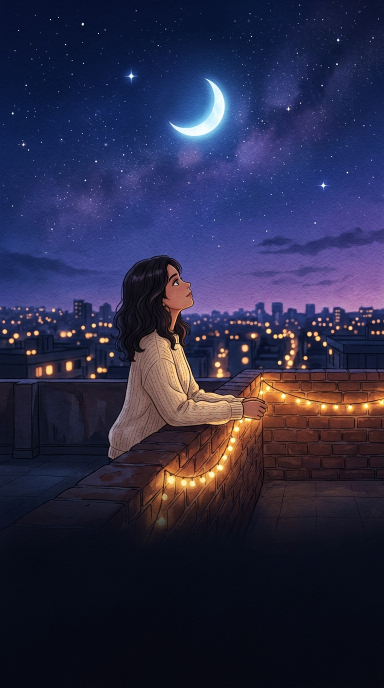
#> input picture projects/series-romantic-animations/08-samjho-na-proper-animation/assets/scene_base.jpg, 768 x 1376 px, found by its file name (shown at 1/2 size)
$ python render_living_scene.py
#> lines starting #> are read from the running program, lines starting #| are printed output that depends on the picture; after the words box and inside, x2 and y2 are one past the last pixel; in counts of white or black regions, pixels touching at a corner belong together
#!/usr/bin/env python3
"""
Living 2D Animation Engine for "Samjho Na" by Aditya Rikhari.
Features:
- Character breathing cycle (torso/shoulder harmonic expansion)
- Realistic multi-frame eye blinking (3.5s interval, 5-frame interpolation)
- Wind-reactive hair physics (spring sine oscillator)
- Twinkling starfield (60+ stars with randomized frequencies)
- Ambient city bokeh shimmer
- Incandescent fairy light bloom pulsation
- Glowing shooting star stardust streaks
- 40+ floating glowing fireflies / ember particles with curl turbulence
- Cinematic handheld camera micro-drift with 3D parallax
- Synchronized ASS subtitles in Instagram Reels safe zone
"""

import math
import random
import subprocess
import sys
from pathlib import Path
import cv2
import numpy as np
from PIL import Image, ImageDraw, ImageFilter

PROJECT_DIR = Path("projects/series-romantic-animations/08-samjho-na-proper-animation")
AUDIO_FILE = PROJECT_DIR / "audio" / "samjho_na_clip.wav"
OUT_DIR = PROJECT_DIR / "output"
OUT_DIR.mkdir(parents=True, exist_ok=True)
FINAL_MP4 = OUT_DIR / "film_samjho_na_animation.mp4"
BASE_IMAGE = PROJECT_DIR / "assets" / "scene_base.jpg"

WIDTH, HEIGHT = 1080, 1920
FPS = 30
DURATION = 20.50
TOTAL_FRAMES = int(DURATION * FPS)

print(f"🎬 Initializing Living 2D Animation Engine: {TOTAL_FRAMES} frames @ {FPS} fps ({DURATION}s)...")

# 1. Load and upscale base image to 1080x1920 canvas
raw_img = Image.open(BASE_IMAGE).convert("RGBA")
# Scale to fill 1080x1920
scale = max(WIDTH / raw_img.width, HEIGHT / raw_img.height)
#> scale = 1.41
nw, nh = int(raw_img.width * scale), int(raw_img.height * scale)
#> nw = 1080; nh = 1935
base_canvas = raw_img.resize((nw, nh), Image.Resampling.LANCZOS)
# Center crop to 1080x1920
cx = (nw - WIDTH) // 2
#> cx = 0
cy = (nh - HEIGHT) // 2
#> cy = 7
base_canvas = base_canvas.crop((cx, cy, cx + WIDTH, cy + HEIGHT))
#> base_canvas: PIL image 1080x1920 RGBA
base_arr = np.array(base_canvas)

print("🖼️ Base canvas prepared: 1080x1920 Full HD.")

# Map coordinates from original (768x1376) to 1080x1920 canvas
# Scale factor is scale
def orig_to_canvas(ox, oy):
    return int(ox * scale - cx), int(oy * scale - cy)

eye_cx, eye_cy = orig_to_canvas(348, 562)
#> eye_cx = 489; eye_cy = 783
eye_r = int(22 * scale)
#> eye_r = 30
print(f"👁️ Eye center mapped to canvas: ({eye_cx}, {eye_cy}), radius: {eye_r}")
#| 👁️ Eye center mapped to canvas: (489, 783), radius: 30

# Character bounding box in canvas coordinates
char_x1, char_y1 = orig_to_canvas(220, 480)
#> char_x1 = 309; char_y1 = 668
char_x2, char_y2 = orig_to_canvas(560, 1100)
#> char_x2 = 787; char_y2 = 1539
char_x1 = max(0, char_x1)
char_y1 = max(0, char_y1)

# Precompute stars in sky (y < 650)
print("✨ Detecting sky star coordinates for procedural twinkling...")
sky_gray = cv2.cvtColor(base_arr[:700, :], cv2.COLOR_RGBA2GRAY)
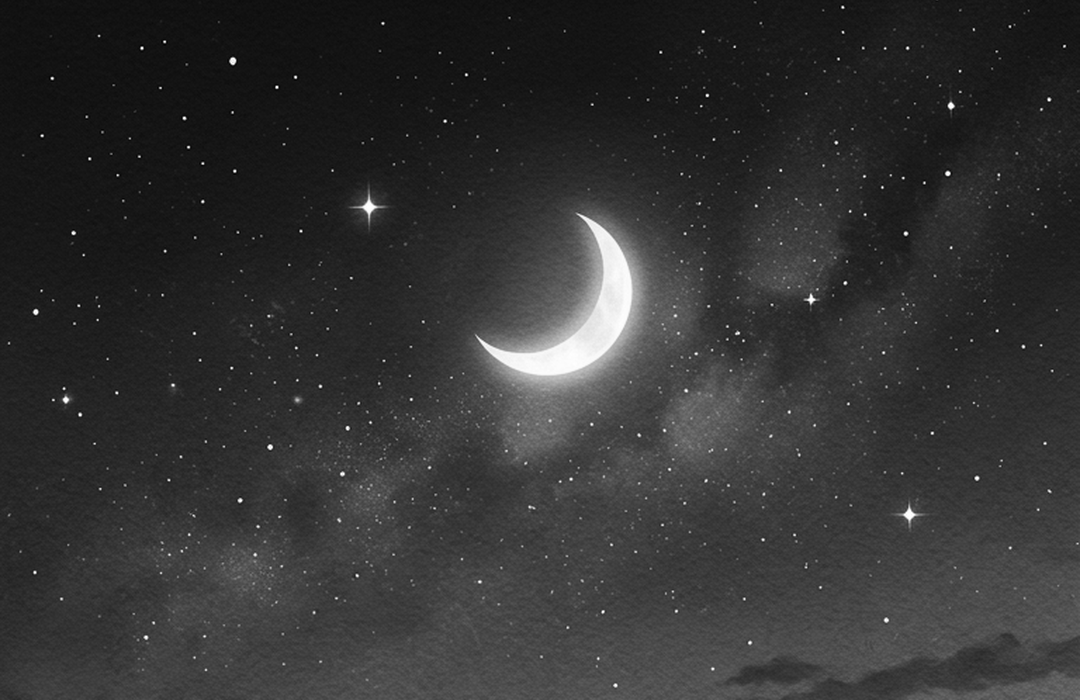
#> sky_gray: shape (700, 1080); min 2, max 255, mean 50.5
_, thresh = cv2.threshold(sky_gray, 215, 255, cv2.THRESH_BINARY)
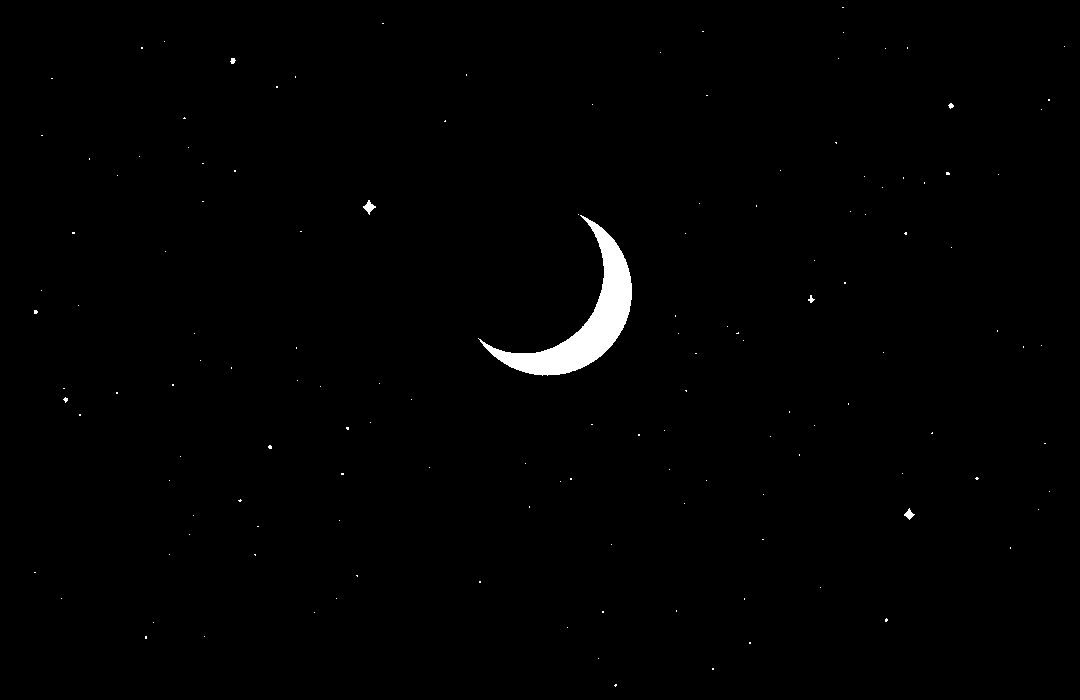
#> thresh: shape (700, 1080); 0.87% white; 141 white regions (135 under 20 px)
contours, _ = cv2.findContours(thresh, cv2.RETR_EXTERNAL, cv2.CHAIN_APPROX_SIMPLE)
#> contours = 141 contours, 138 with area under 20; largest, box (x1, y1, x2, y2) and area: (478, 215, 632, 376) 5744, (363, 200, 376, 215) 70, (904, 508, 915, 520) 48
stars = []
for c in contours:
    M = cv2.moments(c)
    if M["m00"] > 0 and M["m00"] < 80: # Filter small star points
        sx = int(M["m10"] / M["m00"])
        sy = int(M["m01"] / M["m00"])
        # Avoid moon area (x: 400..700, y: 150..350)
        if not (400 < sx < 720 and 120 < sy < 360):
            stars.append({
                "x": sx, "y": sy,
                "freq": random.uniform(1.8, 4.5),
                "phase": random.uniform(0, 6.28),
                "r": random.randint(2, 4)
            })
#> this loop made 141 passes
#> (c, sx, sy) on passes 2, 4, 6, 11, 17, 18, 20, 39, 42, 51, 52: ([[712, 668], [712, 669], [713, 669], [713, 668]], 712, 668), ([[749, 642], [749, 643], [750, 643], [750, 642]], 749, 642), ([[145, 636], [145, 638], [146, 638], [146, 636]], 145, 637), ([[602, 611], [602, 612], [603, 612], [603, 611]], 602, 611), ([[479, 581], [479, 582], [480, 582], [480, 581]], 479, 581), ([[356, 575], [357, 576], [357, 575]], 356, 575), ([[254, 554], [255, 555], [255, 554]], 254, 554), ([[570, 478], [570, 479], [571, 479], [571, 478]], 570, 478), ([[341, 473], [341, 474], [343, 474], [343, 473]], 342, 473), ([[638, 434], [638, 435], [639, 435], [639, 434]], 638, 434), ([[932, 432], [931, 433], [932, 433]], 931, 432)
#> (sx, sy) on passes 1, 9, 30, 33, 40, 48: (615, 684), (885, 619), (908, 514), (239, 500), (976, 478), (269, 446)
#> after the loop, stars = 40 items
print(f"✨ Found {len(stars)} twinkling stars in sky.")
#| ✨ Found 40 twinkling stars in sky.

# Precompute fairy lights along the parapet (y: 1050 to 1450, x: 420 to 1050)
fairy_lights = []
for fx, fy in [
    (480, 1340), (520, 1315), (560, 1290), (605, 1265), (650, 1245),
    (700, 1230), (750, 1220), (810, 1225), (870, 1235), (930, 1240),
    (990, 1245), (1040, 1248)
]:
    fairy_lights.append({
        "x": fx, "y": fy,
        "freq": random.uniform(2.0, 4.0),
        "phase": random.uniform(0, 6.28),
        "r": 12
    })
#> after the loop, fairy_lights = 12 items

# Initialize floating particles (fireflies/dust motes)
random.seed(42)
particles = []
for _ in range(45):
    particles.append({
        "x": random.uniform(100, WIDTH - 100),
        "y": random.uniform(HEIGHT * 0.4, HEIGHT * 0.95),
        "vx": random.uniform(-0.6, 0.6),
        "vy": random.uniform(-1.2, -0.4),
        "size": random.uniform(2.5, 6.0),
        "phase": random.uniform(0, 6.28),
        "alpha": random.uniform(0.4, 0.9)
    })
#> after the loop, particles = 45 items

# Subtitles configuration
def sec_to_ass(s: float) -> str:
    h = int(s // 3600)
    m = int((s % 3600) // 60)
    sec = s % 60
    return f"{h:01d}:{m:02d}:{sec:05.2f}"

ass_lines = [
    "[Script Info]",
    "Title: Samjho Na - Living 2D Animation Reel",
    "ScriptType: v4.00+",
    "WrapStyle: 0",
    "PlayResX: 1080",
    "PlayResY: 1920",
    "",
    "[V4+ Styles]",
    "Format: Name, Fontname, Fontsize, PrimaryColour, SecondaryColour, OutlineColour, BackColour, Bold, Italic, Underline, StrikeOut, ScaleX, ScaleY, Spacing, Angle, BorderStyle, Outline, Shadow, Alignment, MarginL, MarginR, MarginV, Encoding",
    "Style: SongBadge,Lato,34,&H00E8F4FF,&H00000000,&H00101010,&H70000000,-1,0,0,0,100,100,3.0,0,1,1.8,1.5,8,40,40,210,1",
    "Style: ModernLyric,Lato,60,&H00FFFFFF,&H000000FF,&H000A0A0A,&H80000000,-1,0,0,0,100,100,2.0,0,1,2.0,2.0,2,60,60,540,1",
    "Style: DropTitle,Lato,48,&H00E8F4FF,&H00000000,&H000A0A0A,&H80000000,-1,0,0,0,100,100,3.5,0,1,2.0,2.0,2,40,40,540,1",
    "",
    "[Events]",
    "Format: Layer, Start, End, Style, Name, MarginL, MarginR, MarginV, Effect, Text",
    f"Dialogue: 0,{sec_to_ass(0.5)},{sec_to_ass(5.0)},SongBadge,,0,0,0,,{{\\fade(350,450)}}ADITYA RIKHARI  |  SAMJHO NA",
    f"Dialogue: 1,{sec_to_ass(0.5)},{sec_to_ass(5.2)},ModernLyric,,0,0,0,,{{\\fade(200,200)}}Jaanan, {{\\c&H003CE0FF&}}samjho na{{\\c&H00FFFFFF&}}, dil kehta hai...",
    f"Dialogue: 1,{sec_to_ass(5.2)},{sec_to_ass(10.0)},ModernLyric,,0,0,0,,{{\\fade(200,200)}}Teri galiyon mein hi {{\\c&H003CE0FF&}}rehta hai{{\\c&H00FFFFFF&}}...",
    f"Dialogue: 1,{sec_to_ass(10.0)},{sec_to_ass(14.8)},ModernLyric,,0,0,0,,{{\\fade(200,200)}}Jaanan, {{\\c&H003CE0FF&}}samjho na{{\\c&H00FFFFFF&}}, dil kehta hai...",
    f"Dialogue: 1,{sec_to_ass(14.8)},{sec_to_ass(20.0)},ModernLyric,,0,0,0,,{{\\fade(200,350)}}Teri baahon mein jeena hai,\\N{{\\c&H003CE0FF&}}marna hai ishq mein tere{{\\c&H00FFFFFF&}}..."
]
ass_file = OUT_DIR / "samjho_na_subtitles.ass"
ass_file.write_text("\n".join(ass_lines), encoding="utf-8")
print(f"📝 Synced ASS subtitles written: {ass_file}")

# Pipeline into FFmpeg encoder
ffmpeg_cmd = [
    "/home/pratik/.local/bin/ffmpeg", "-y",
    "-f", "rawvideo",
    "-vcodec", "rawvideo",
    "-s", f"{WIDTH}x{HEIGHT}",
    "-pix_fmt", "bgr24",
    "-r", str(FPS),
    "-i", "-",
    "-i", str(AUDIO_FILE),
    "-vf", f"ass={ass_file.resolve()}",
    "-c:v", "libx264", "-preset", "medium", "-crf", "17",
    "-c:a", "aac", "-b:a", "256k",
    "-movflags", "+faststart",
    "-shortest",
    str(FINAL_MP4)
]

#> (the run stopped early here; a loop or call above may not have finished)
